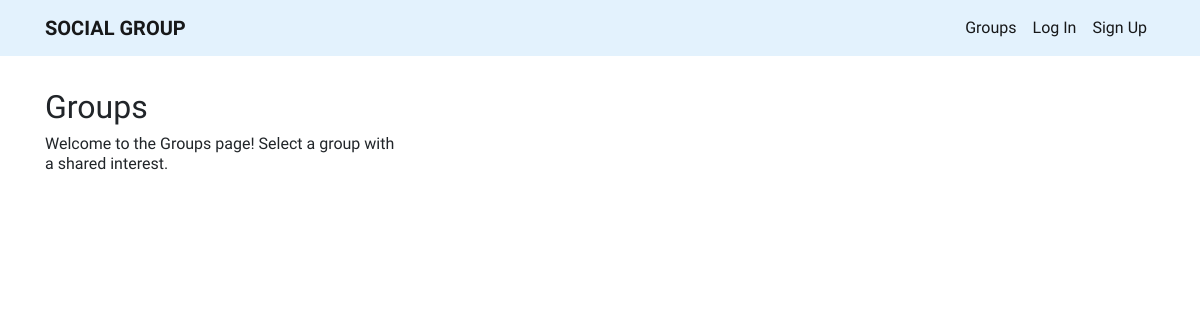
The page /groups/ on the database as committed earlier.
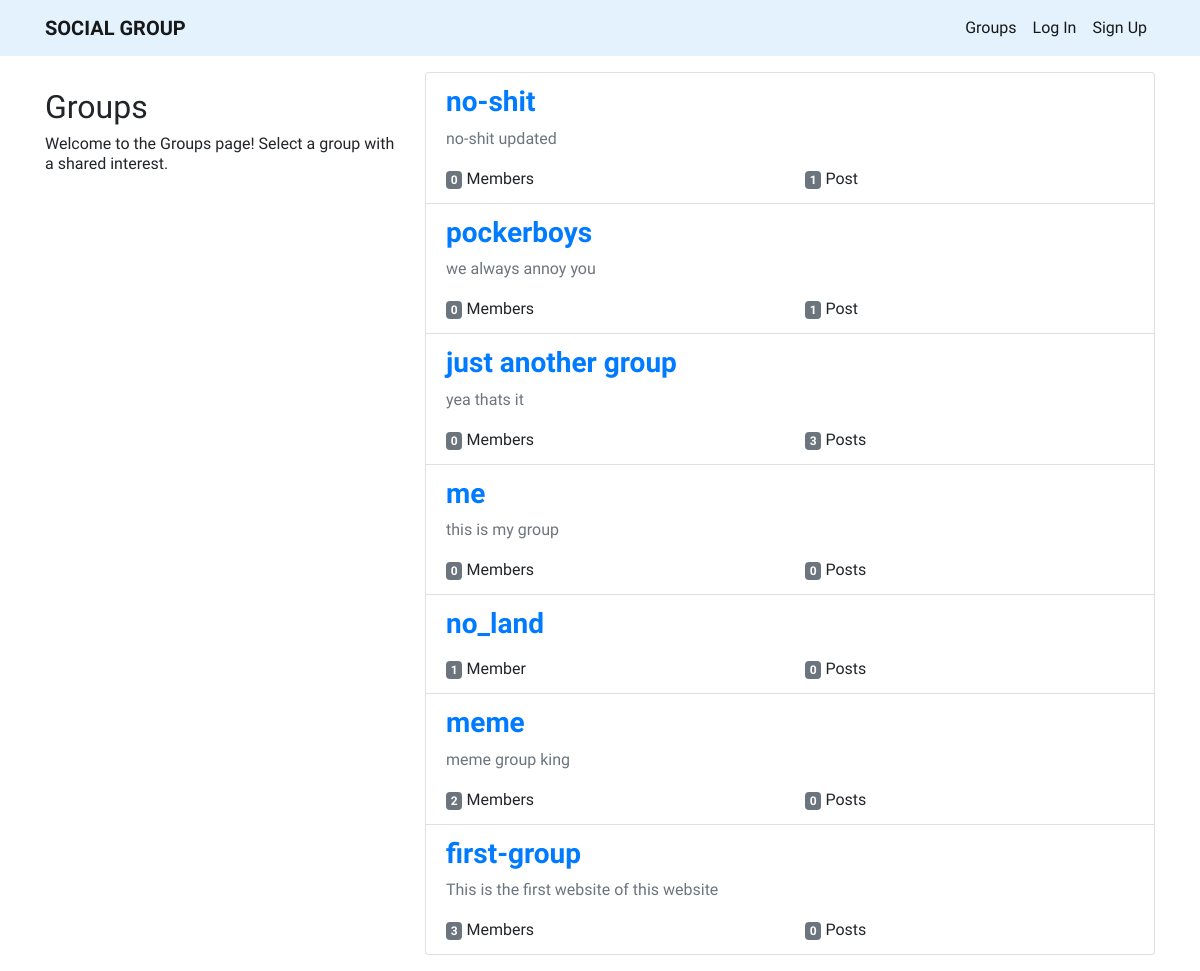
The same page on the database as committed later.
### groups/models.py (models this page shows, shortened)
class Group(models.Model):
    name = models.CharField(max_length=50)
    slug = models.SlugField(blank=True)
    description = models.TextField(blank=True, null=True)
    members = models.ManyToManyField(
        User, blank=True, related_name='members')
    class Meta:
        ordering = ['-pk', ]

### groups/views.py (the view)
# urls.py: path('', views.GroupListView.as_view(), name='main'),
class GroupListView(ListView):
    model = Group

### groups/templates/groups/group_list.html (shortened to what this page needs)
{% extends "groups/group_base.html" %}
{% block group_content %}
<div class="col-md-4">
    <h2 class="mt-3">Groups</h2>
    <h6>Welcome to the Groups page! Select a group with a shared interest.</h6>
</div>
<div class="col-md-8">
    <ul class="list-group mb-3">
        {% for group in group_list %}
        <li class="list-group-item">
            <h3><b><a href="{% url 'groups:detail' group.slug %}">{{ group.name }}</a></b></h3>
            <p class="text-muted">{{ group.description }}</p>
            <div class="row">
                <div class="col-6"><span class="badge badge-secondary">{{ group.members.count }}</span>
                    Member{{group.members.count|pluralize }}</div>
                <div class="col-6"><span class="badge badge-secondary">{{ group.posts.count }}</span>
                    Post{{ group.posts.count|pluralize }}</div>
            </div>
        </li>
        {% endfor %}
    </ul>
</div>
{% endblock group_content %}

### groups/templates/groups/group_base.html
{% extends "base.html" %}
{% block content %}
<div class="row mt-3">
    {% block group_content %}
    {% endblock group_content %}
</div>
{% endblock content %}

### templates/base.html (shortened to what this page needs)
<!doctype html>
<html lang="en">
<head>
    <link rel="stylesheet" href="https://stackpath.bootstrapcdn.com/bootstrap/4.1.3/css/bootstrap.min.css"
>
</head>
<body>
    <nav class="navbar navbar-expand-lg navbar-light" style='background-color: #e3f2fd;'>
        <div class="container">
            <a class="navbar-brand" href="{% url 'home' %}"><b>SOCIAL GROUP</b></a>
            <div class="collapse navbar-collapse" id="navbarNav">
                <ul class="navbar-nav ml-auto">
                    {% if user.is_authenticated %}
                    <li class="nav-item active">
                        <a class="nav-link" href="{% url 'posts:main' %}">Posts</a>
                    </li>
                    <li class="nav-item active">
                        <a class="nav-link" href="{% url 'groups:main' %}">Groups</a>
                    </li>
                    <li class="nav-item active">
                        <a class="nav-link" href="{% url 'groups:create' %}">Create Group</a>
                    </li>
                    <li class="nav-item active">
                        <a class="nav-link" href="{% url 'logout' %}">Log Out</a>
                    </li>
                    {% else %}
                    <li class="nav-item active">
                        <a class="nav-link" href="{% url 'groups:main' %}">Groups</a>
                    </li>
                    <li class="nav-item active">
                        <a class="nav-link" href="{% url 'login' %}">Log In</a>
                    </li>
                    <li class="nav-item active">
                        <a class="nav-link" href="{% url 'signup' %}">Sign Up</a>
                    </li>
                    {% endif %}
                </ul>
            </div>
        </div>
    </nav>
    <div class="container">
        {% block content %}
        {% endblock content %}
    </div>
</body>
</html>

### templates/base.html (style rules this page uses)
body { font-family: 'Source Sans Pro', sans-serif; }

Rows that differ between the two databases and show on the page:
added Group: name "no-shit", description "no-shit updated", members.count "0", posts.count "1"
added Group: name "pockerboys", description "we always annoy you", members.count "0", posts.count "1"
added Group: name "just another group", description "yea thats it", members.count "0", posts.count "3"
added Group: name "me", description "this is my group", members.count "0", posts.count "0"
added Group: name "no_land", members.count "1", posts.count "0"
added Group: name "meme", description "meme group king", members.count "2", posts.count "0"
added Group: name "first-group", description "This is the first website of this website", members.count "3", posts.count "0"
